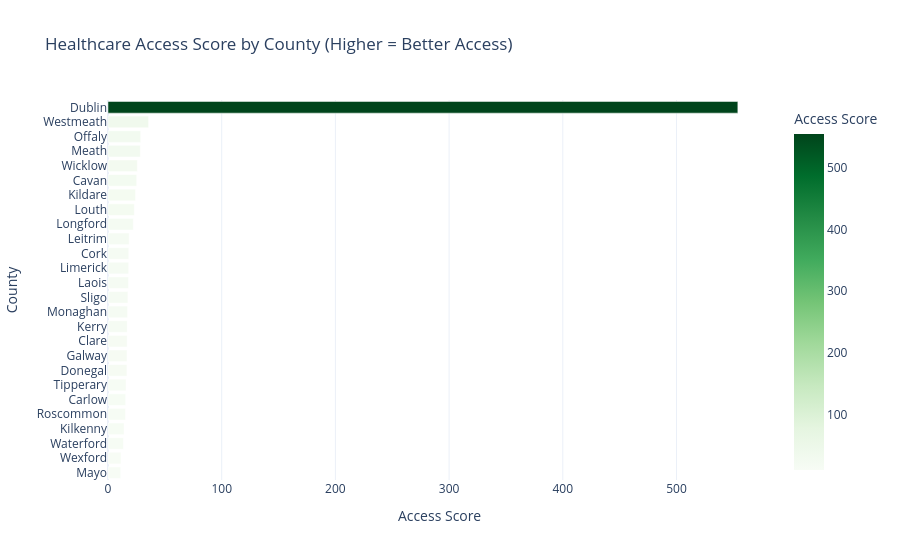

The notebook cell saved with this chart:
### Code cell
# Figure 2 — Access score by county (bar chart)
fig2 = px.bar(
    access_df.sort_values('access_score', ascending=True),
    x='access_score', y='county', orientation='h',
    color='access_score', color_continuous_scale='Greens',
    title='Healthcare Access Score by County (Higher = Better Access)',
    labels={'access_score': 'Access Score', 'county': 'County'},
    template='plotly_white'
)
fig2.write_html(str(OUT_DIR / 'fig2_access_score.html'))
fig2.show()
print('Figure 2 saved.')

### Figure 1 — Plotly figure (JSON) as saved in the notebook; plotly's stock layout.template omitted (floating-point values rounded to 4 significant figures)
{"data": [{"hovertemplate": "Access Score=%{marker.color}<br>County=%{y}<extra></extra>", "legendgroup": "", "marker": {"color": [11.19, 11.42, 13.48, 14.13, 15.37, 15.52, 15.87, 16.58, 16.72, 16.81, 16.88, 17.19, 17.47, 18.02, 18.17, 18.26, 18.56, 22.23, 23.1, 24.21, 25.24, 25.79, 28.43, 28.73, 35.73, 554.0], "coloraxis": "coloraxis", "pattern": {"shape": ""}}, "name": "", "orientation": "h", "showlegend": false, "textposition": "auto", "type": "bar", "x": [11.19, 11.42, 13.48, 14.13, 15.37, 15.52, 15.87, 16.58, 16.72, 16.81, 16.88, 17.19, 17.47, 18.02, 18.17, 18.26, 18.56, 22.23, 23.1, 24.21, 25.24, 25.79, 28.43, 28.73, 35.73, 554.0], "xaxis": "x", "y": ["Mayo", "Wexford", "Waterford", "Kilkenny", "Roscommon", "Carlow", "Tipperary", "Donegal", "Galway", "Clare", "Kerry", "Monaghan", "Sligo", "Laois", "Limerick", "Cork", "Leitrim", "Longford", "Louth", "Kildare", "Cavan", "Wicklow", "Meath", "Offaly", "Westmeath", "Dublin"], "yaxis": "y"}], "layout": {"barmode": "relative", "coloraxis": {"colorbar": {"title": {"text": "Access Score"}}, "colorscale": [[0.0, "rgb(247,252,245)"], [0.125, "rgb(229,245,224)"], [0.25, "rgb(199,233,192)"], [0.375, "rgb(161,217,155)"], [0.5, "rgb(116,196,118)"], [0.625, "rgb(65,171,93)"], [0.75, "rgb(35,139,69)"], [0.875, "rgb(0,109,44)"], [1.0, "rgb(0,68,27)"]]}, "legend": {"tracegroupgap": 0}, "title": {"text": "Healthcare Access Score by County (Higher = Better Access)"}, "xaxis": {"anchor": "y", "domain": [0.0, 1.0], "title": {"text": "Access Score"}}, "yaxis": {"anchor": "x", "domain": [0.0, 1.0], "title": {"text": "County"}}}}
